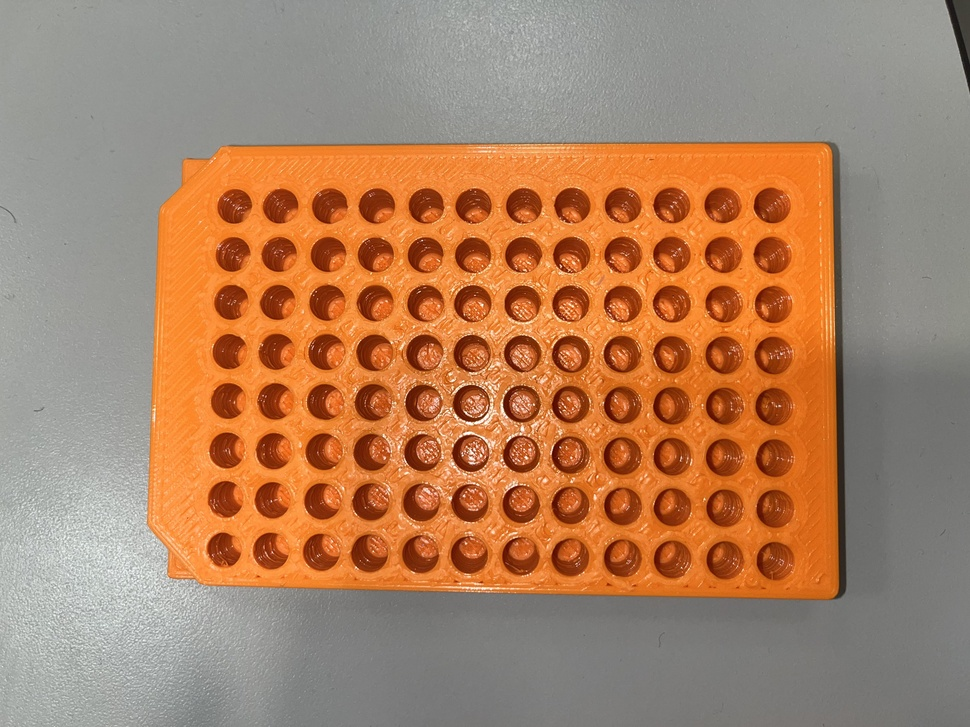
#> input picture sample.jpg, 970 x 727 px, shrunk from 4032 x 3024 before the run
$ python tester.py
#> lines starting #> are read from the running program, lines starting #| are printed output that depends on the picture; after the words box and inside, x2 and y2 are one past the last pixel; in counts of white or black regions, pixels touching at a corner belong together
import cv2
import numpy as np


while True:
    # Load the image
    image = cv2.imread('sample.jpg')
#> image is the input picture: shape (727, 970, 3); mean B, G, R 99, 129.2, 171.2

    # Define the circle area (center and radius)
    cx, cy, _ = image.shape
#> cx = 727; cy = 970
    center = (cx // 2, cy // 2) # Center of the image
#> center = (363, 485)
    radius = 100 # Example radius

    # Create a mask of the circle area
    mask = np.zeros(image.shape[:2], dtype=np.uint8)
    cv2.circle(mask, center, radius, (255), -1)
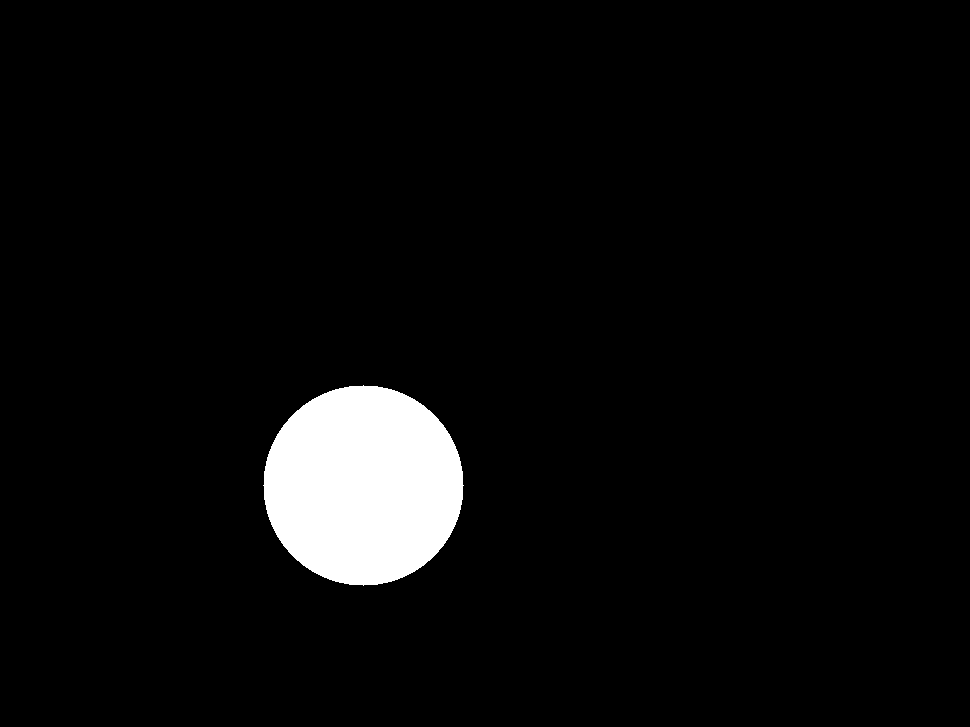
#> mask: shape (727, 970); 4.5% white; 1 white region, box (x1, y1, x2, y2) and area: (263, 385, 464, 586) 31417

    # Apply the mask to the image
    cropped_image = cv2.bitwise_and(image, image, mask=mask)
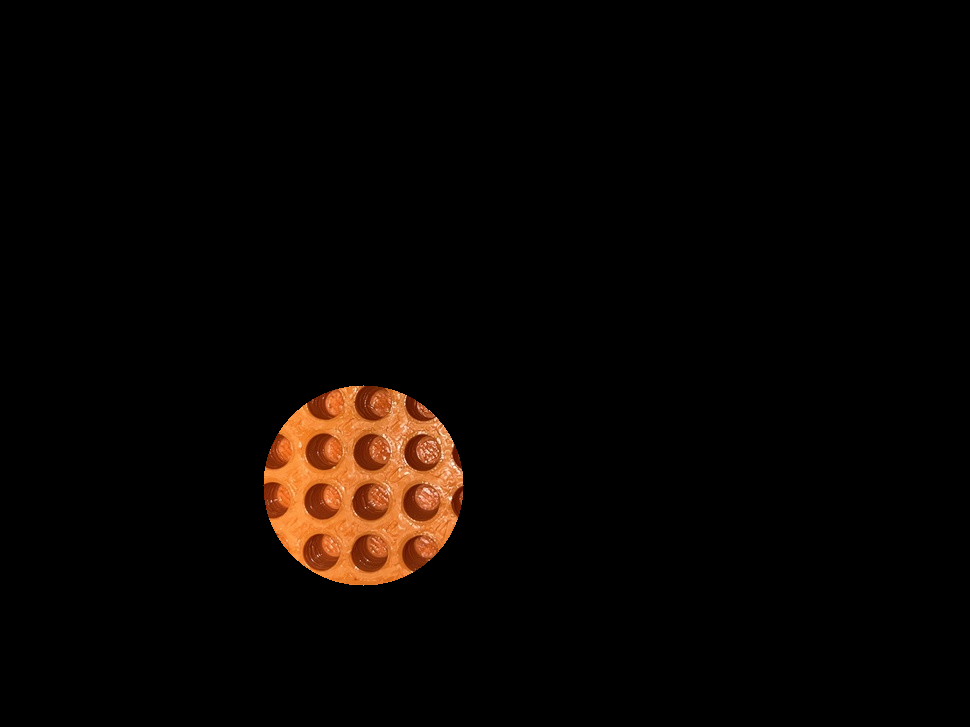
#> cropped_image: shape (727, 970, 3); mean B, G, R 2.1, 4.7, 8.9
    cv2.imshow("data", cropped_image)

    # Reshape the image data
    data = cropped_image.reshape(-1, 3)

    data = np.float32(data)

    # Define criteria and apply k-means clustering
    criteria = (cv2.TERM_CRITERIA_EPS + cv2.TERM_CRITERIA_MAX_ITER, 10, 1.0)
    flags = cv2.KMEANS_RANDOM_CENTERS
    _, labels, centers = cv2.kmeans(data, 1, None, criteria, 10, flags)
#> centers = [[2.09, 4.69, 8.88]]

    # The dominant color is the center of the cluster
    dominant_color = centers[0].astype(np.int32)
#> dominant_color = [2, 4, 8]

    key = cv2.waitKey(1)
#> (key Esc is pressed here)

    if key == 27:
        break


print('Dominant color is: bgr({})'.format(dominant_color))
#| Dominant color is: bgr([2 4 8])

$ run again, with circles.jpg copied over sample.jpg
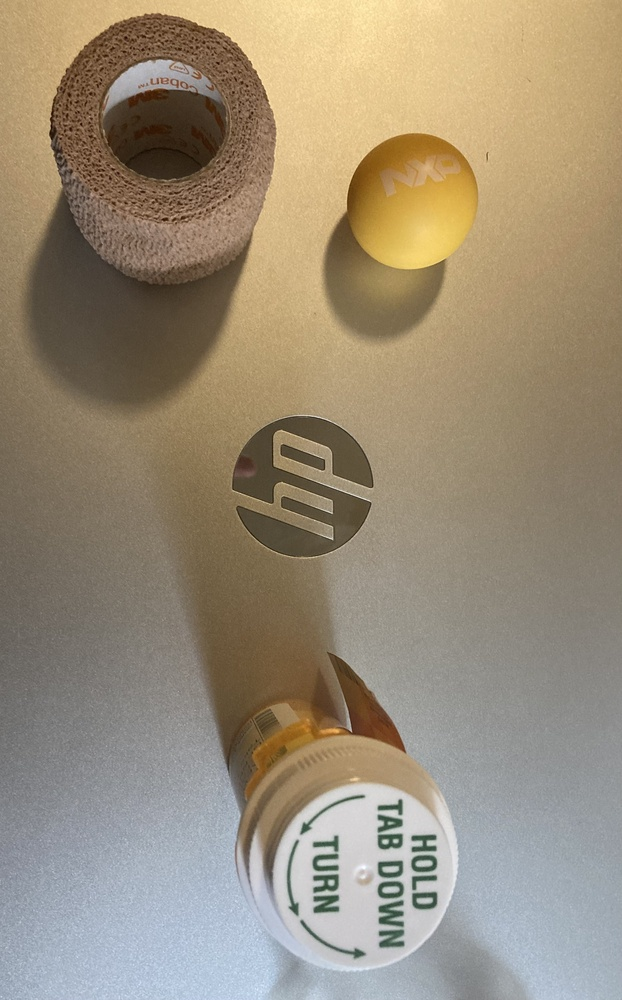
#> input picture circles.jpg, 622 x 1000 px, shrunk from 2292 x 3686 before the run
#> image is the input picture: shape (1000, 622, 3); mean B, G, R 120.8, 141.6, 154.2
#> `cv2.circle(mask, center, radius, (255), -1)`:
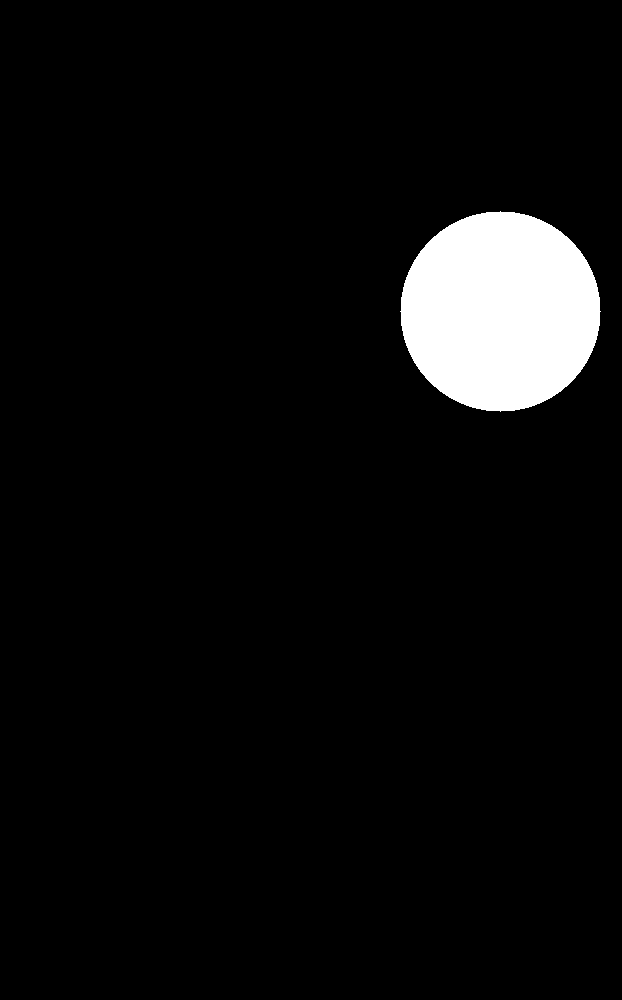
#> mask: shape (1000, 622); 5.1% white; 1 white region, box (x1, y1, x2, y2) and area: (400, 211, 601, 412) 31417
#> `cropped_image = cv2.bitwise_and(image, image, mask=mask)`:
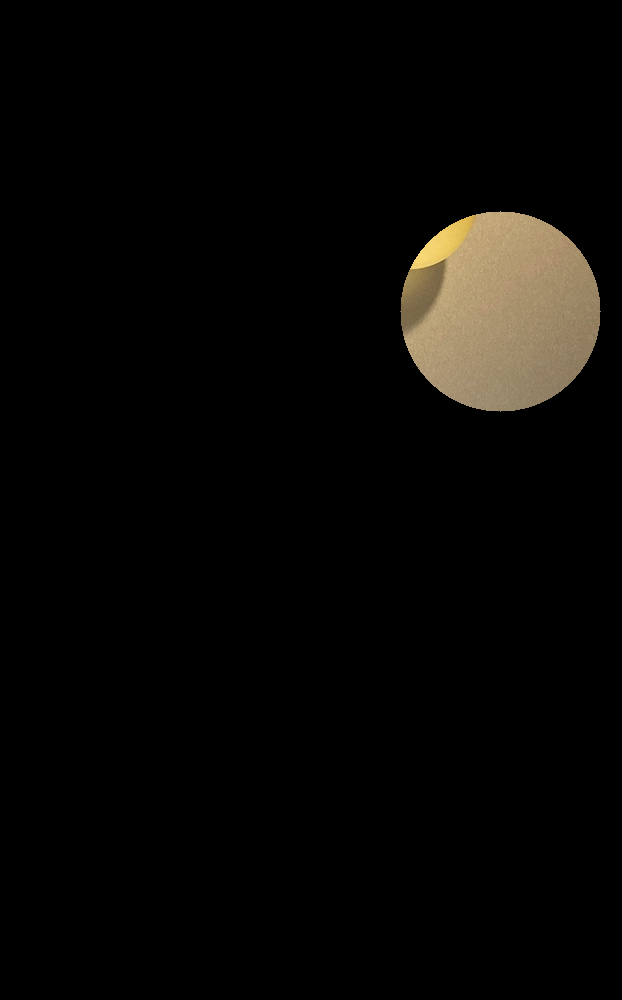
#> cropped_image: shape (1000, 622, 3); mean B, G, R 5.4, 7.4, 8.6
#> centers = [[5.43, 7.41, 8.55]]
#> dominant_color = [5, 7, 8]
#| Dominant color is: bgr([5 7 8])
